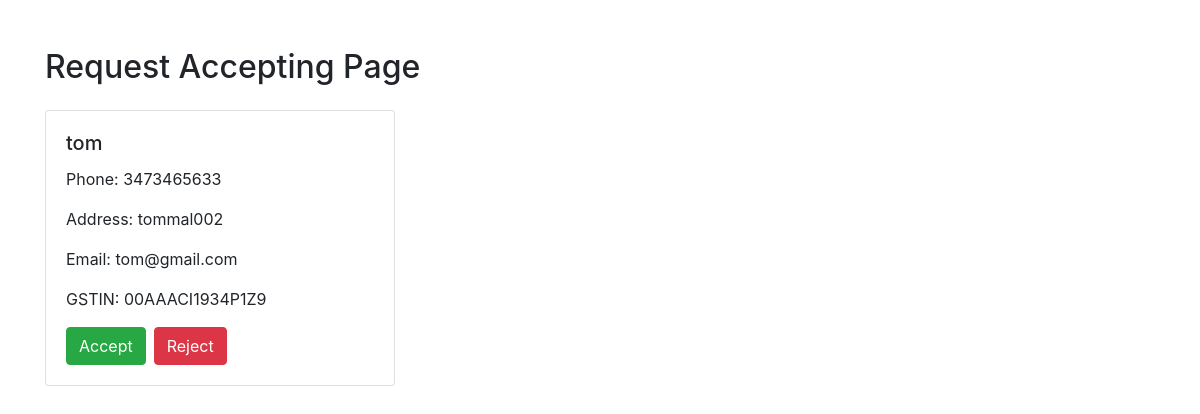
Screenshot of /request_accepting_page/ with the database file from the repository.
### MainApp/models.py (models this page shows, shortened)
class Supplier(models.Model):
    id = models.AutoField(primary_key=True)
    name = models.CharField(max_length=150)
    phone = models.CharField(max_length=12, unique=True)
    address = models.CharField(max_length=200)
    email = models.EmailField(max_length=254, unique=True)
    gstin = models.CharField(max_length=15, unique=True)
    status = models.CharField(max_length=20, choices=STATUS_CHOICES, default='pending')
    is_deleted = models.BooleanField(default=False)

### MainApp/views.py (the view)
# urls.py: path('request_accepting_page/', views.request_accepting_page, name='request_accepting_page'),
def request_accepting_page(request):
    pending_suppliers = Supplier.objects.filter(status='pending')
    return render(request, 'supplier/request_accepting_page.html', {'suppliers': pending_suppliers})

### MainApp/templates/supplier/request_accepting_page.html (shortened to what this page needs)
<!DOCTYPE html>
<html lang="en">
<head>
    <link rel="stylesheet" href="https://stackpath.bootstrapcdn.com/bootstrap/4.5.2/css/bootstrap.min.css">
</head>
<body>
    <div class="container mt-5">
        <h2 class="mb-4">Request Accepting Page</h2>
        <div class="row">
            {% for supplier in suppliers %}
            <div class="col-lg-4 mb-4">
                <div class="card">
                    <div class="card-body">
                        <h5 class="card-title">{{ supplier.name }}</h5>
                        <p class="card-text">Phone: {{ supplier.phone }}</p>
                        <p class="card-text">Address: {{ supplier.address }}</p>
                        <p class="card-text">Email: {{ supplier.email }}</p>
                        <p class="card-text">GSTIN: {{ supplier.gstin }}</p>
                        <div class="d-flex justify-content-start">
                            <form action="{% url 'accept_supplier' %}" method="post" class="mr-2">
                                <button type="submit" class="btn btn-success">Accept</button>
                            </form>
                            <form action="{% url 'reject_supplier' %}" method="post">
                                <button type="submit" class="btn btn-danger">Reject</button>
                            </form>
                        </div>
                    </div>
                </div>
            </div>
            {% endfor %}
        </div>
    </div>
</body>
</html>

### rows the page displays
Supplier: name "tom", phone "3473465633", address "tommal002", email "tom@gmail.com", gstin "00AAACI1934P1Z9"
